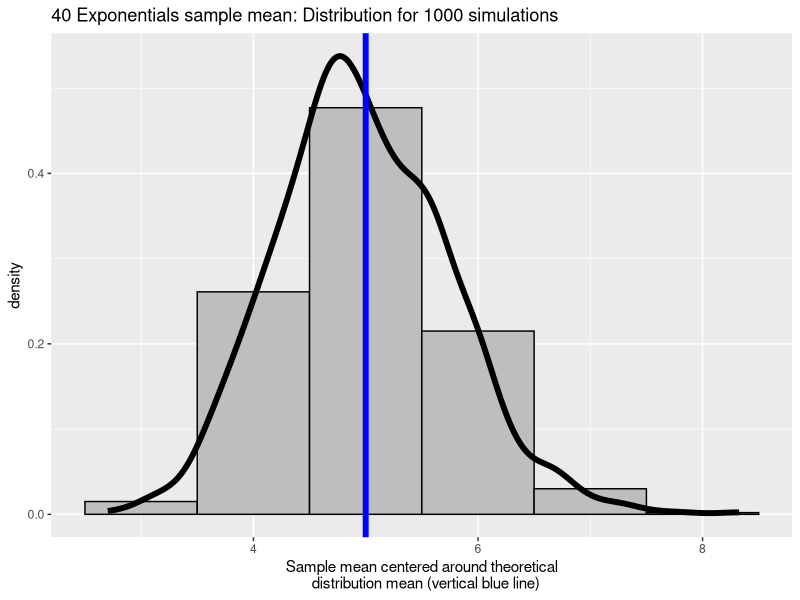
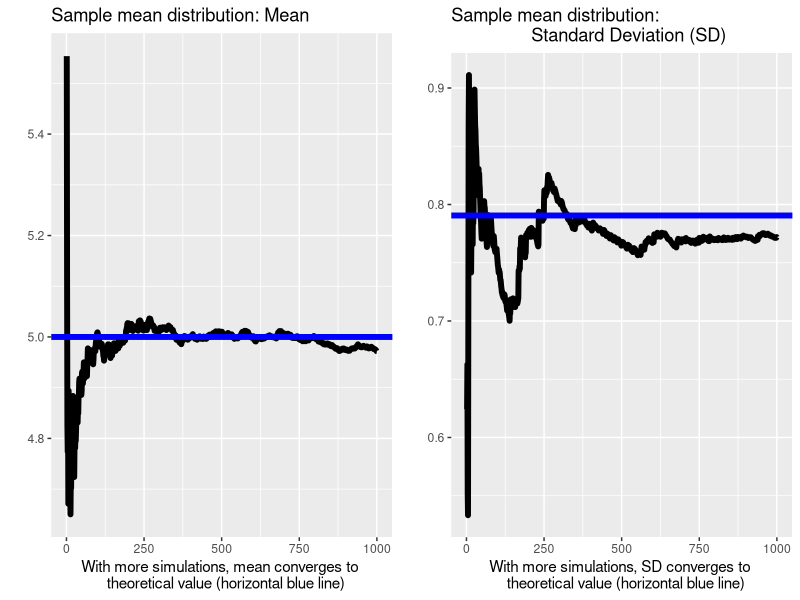
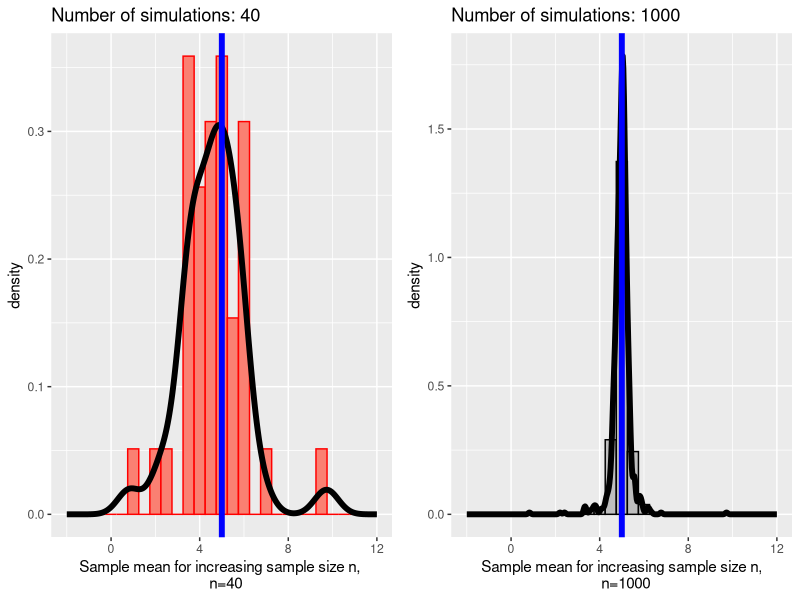
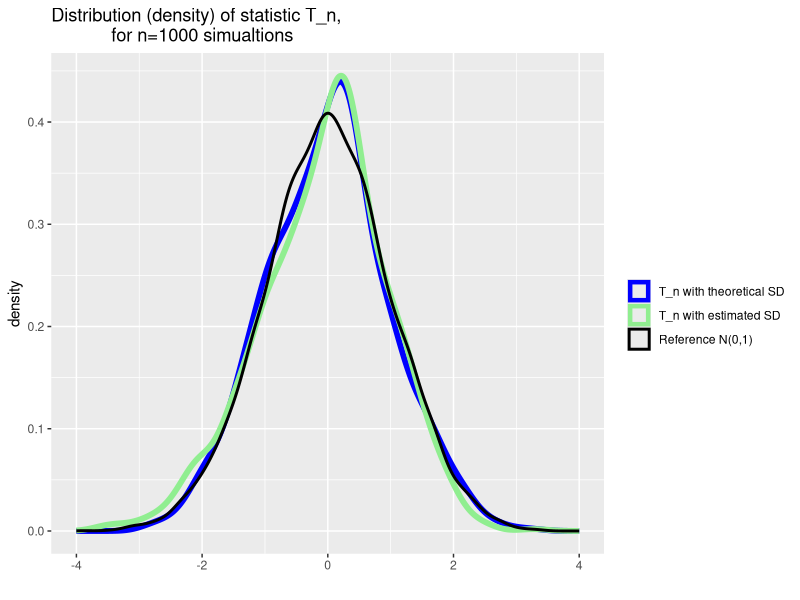

Generate these figures, in order, with R:
## ---- chunk 1
set.seed(12345)
nsim <- 1000; nexp <- 40; lambda <- 0.2
xnexp = NULL; mxnexp = NULL; sxnexp = NULL
for (n in 1:nsim) {
  sample <- rexp(nexp,lambda)
  xnexp <- c(xnexp,mean(sample))
  mxnexp <- c(mxnexp,mean(xnexp))
  sxnexp <- c(sxnexp,sd(xnexp))
}
xnexp <- as.data.frame(xnexp)
mxnexp <- as.data.frame(mxnexp)
sxnexp <- as.data.frame(sxnexp)
## ---- chunk 2
library(ggplot2)
g1 <- ggplot(as.data.frame(xnexp[,1]),aes(x=xnexp[,1]))
g1 <- g1 + geom_histogram(fill="grey", 
      binwidth=1, aes(y=..density..),colour="black")
g1 <- g1 + geom_density(size=2)
g1 <- g1 + geom_vline(xintercept = 1/lambda, size=2, colour="blue")
g1 <- g1 + labs(title="40 Exponentials sample mean: Distribution for 1000 simulations",
x="Sample mean centered around theoretical
  distribution mean (vertical blue line)")
g1
## ---- chunk 3
library(gridExtra)
g21 <- ggplot(as.data.frame(mxnexp[,1]),aes(x=1:length(mxnexp[,1]),y=mxnexp[,1]))
g21 <- g21 + geom_line(size=2,colour="black")
g21 <- g21 + geom_hline(yintercept=(1/lambda),size=2,colour="blue")
g21 <- g21 + labs(title="Sample mean distribution: Mean", y="",
  x="With more simulations, mean converges to 
  theoretical value (horizontal blue line)")
g22 <- ggplot(as.data.frame(sxnexp[,1]),aes(x=1:length(sxnexp[,1]),y=sxnexp[,1]))
g22 <- g22 + geom_line(size=2,colour="black")
g22 <- g22 + geom_hline(yintercept=(1/lambda)/sqrt(nexp),size=2,colour="blue")
g22 <- g22 + labs(title="Sample mean distribution: 
                Standard Deviation (SD)", y="",
  x="With more simulations, SD converges to 
  theoretical value (horizontal blue line)")
grid.arrange(g21,g22,ncol=2)
## ---- chunk 4
set.seed(12345)
nsim <- 1000; lambda <- 0.2
xn = NULL; Tstat_theosd = NULL; Tstat_estsd = NULL
for (n in 1:nsim) {
  sample <- rexp(n,lambda)
  xn <- c(xn,mean(sample))
  Tstat_theosd <- c(Tstat_theosd,(mean(sample)-(1/lambda))/((1/lambda)/sqrt(n)))
  Tstat_estsd <- c(Tstat_estsd,(mean(sample)-(1/lambda))/(sd(sample)/sqrt(n)))
}
xn <- as.data.frame(xn)
Tstat_theosd <- as.data.frame(Tstat_theosd)
Tstat_estsd <- as.data.frame(Tstat_estsd)
## ---- chunk 5
  g31 <- ggplot(as.data.frame(xn[1:40,1]),aes(x=xn[1:40,1]))
  g31 <- g31+ geom_histogram(fill="salmon", 
      binwidth=0.5, aes(y=..density..),colour="red")
  g31 <- g31 + geom_density(size=2) + xlim(-2,12)
  g31 <- g31 + geom_vline(xintercept = 5, size=2, colour="blue")
  g31 <- g31 + labs(title="Number of simulations: 40",
  x="Sample mean for increasing sample size n, 
  n=40")
  g32 <- ggplot(as.data.frame(xn[,1]),aes(x=xn[,1]))
  g32 <- g32+ geom_histogram(fill="grey", 
      binwidth=0.5, aes(y=..density..),colour="black")
  g32 <- g32 + geom_density(size=2) + xlim(-2,12)
  g32 <- g32 + geom_vline(xintercept = 5, size=2, colour="blue")
  g32 <- g32 + labs(title="Number of simulations: 1000",
  x="Sample mean for increasing sample size n,
  n=1000")
  grid.arrange(g31, g32, ncol=2)
## ---- chunk 6
  Tstat <- cbind(Tstat_theosd[2:length(Tstat_theosd[,1]),1],
                 Tstat_estsd[2:length(Tstat_estsd[,1]),1])
  colnames(Tstat) <- c("theosd","estsd")
  set.seed(12345) 
  normal <- rnorm(10000)
  g4 <- ggplot()
  g4 <- g4 + geom_density(data=as.data.frame(Tstat),
        aes(x = theosd, colour="T_n with theoretical SD"), size=2) 
  g4 <- g4 + geom_density(data=as.data.frame(Tstat),
            aes(x = estsd, colour="T_n with estimated SD"), size=2) 
  g4 <- g4 + geom_density(aes(x = normal, colour="Reference N(0,1)"), size=1)
  g4 <- g4 + labs(title="Distribution (density) of statistic T_n, 
            for n=1000 simualtions", x="")
  g4 <- g4 + xlim(-4,4)+ scale_colour_manual("", 
        breaks = c("T_n with theoretical SD", "T_n with estimated SD", "Reference N(0,1)"),
        values = c("T_n with theoretical SD"="blue", "T_n with estimated SD"="lightgreen", 
        "Reference N(0,1)"="black")) 
  g4
